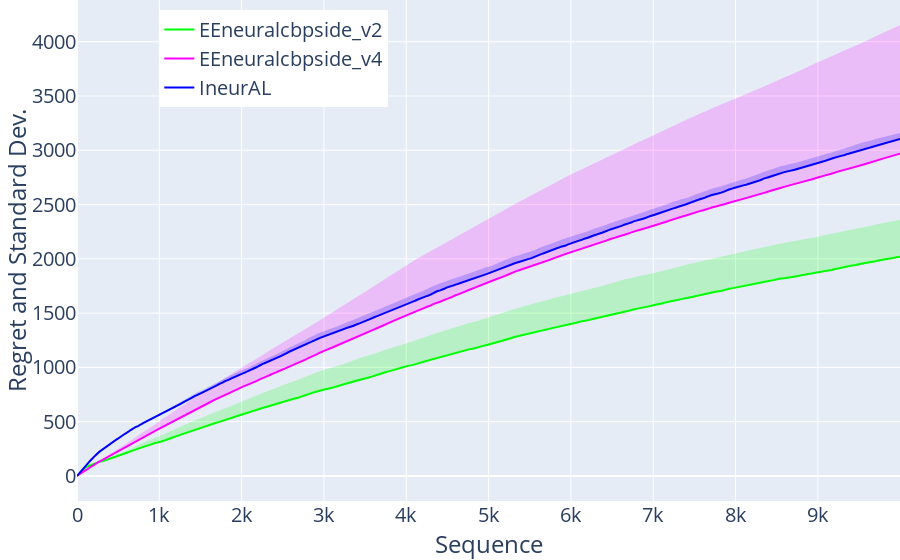

Notebook code cell kept with this figure:
### Code cell
horizon = 9999
context = 'MNIST'


# colors = [ [0,255,255], [0,0,255], [0,128,0], [128,0,255], [0,0,0], [0,0,0] ]

# labels = [    'neuralcbpside', 'randneuralcbpside',  'margin' , 'cesa', 'ineural' , 'random'] 



# colors = [  [0,255,255], [0,0,255], [0,128,0], [128,0,255], [150,0,50], [0,0,0] ]
# labels = [   'EEneuralcbpside',  'randneuralcbpside', 'random', 'random2', 'ineural' ] 
# legend_labels = [ 'EEneuralcbpside', 'Randneuralcbpside', 'e-greedy1', 'e-greedy2', 'IneurAL' , ] 

material = { 'EEneuralcbpside_v2':{'color':[0,255,0],'label': 'EEneuralcbpside_v2'},
             'EEneuralcbpside_v4':{'color':[255,0,255],'label': 'EEneuralcbpside_v4'},
             'ineural':{'color':[0,0,255],'label':'IneurAL'},  }

            # 'random2':{'color':[204,0,204],'label':'e-greedy'} 
            # 'random':{'color':[204,0,204],'label':'e-greedy'},
            #  'margin':{'color':[255,128,0],'label': 'Margin'},
            #  'cesa':{'color':[0,255,0],'label': 'Cesa'},

fig = go.Figure( )

final_regrets = []

for agent_name in material.keys():

    color, l_label = material[agent_name]['color'], material[agent_name]['label']

    r,g,b = color

    direct = './results/'
    n_folds = 25

    path = os.path.join(direct, 'case4_{}_{}_{}_{}.pkl.gz'.format(context,horizon,n_folds,agent_name) )
    result = loadall_results2(path, 12)
    result = result[1:]
    result = result.astype(np.float32)
    print(result)
    
    regret =  np.mean(result,0) 
    xcoords = np.arange(0,horizon,1).tolist()
    std =  np.std( result , 0 )
    upper_regret = regret + std

    # if agent_name == 'random2':
    #     fig.add_trace(go.Scatter(x=xcoords, y=regret, line=dict(color='rgb({},{},{})'.format(r,g,b),  dash=  'dot' ), mode='lines',  name=l_label,  showlegend=True )) 
    # else:
    fig.add_trace(go.Scatter(x=xcoords, y=regret, line=dict(color='rgb({},{},{})'.format(r,g,b),  dash=  'solid' ), mode='lines',  name=l_label,  showlegend=True )) 
    
    fig.add_trace(   go.Scatter( x=xcoords+xcoords[::-1], y=upper_regret.tolist()+regret.tolist()[::-1],  fill='toself', fillcolor='rgba({}, {}, {},0.2)'.format(r,g,b), 
                            line=dict(color='rgba(255,255,255,0)'),   hoverinfo="skip",  showlegend=False )   )

fig.update_layout(autosize=False,
                  xaxis_title="Sequence", yaxis_title="Regret and Standard Dev.",  margin=go.layout.Margin( l=0,   r=0,   b=0,    t=0, ),   
                  font=dict(size=20,),
                  legend= dict(yanchor="top",y=0.98,xanchor="left",x=0.1) )

# fig.update_yaxes( type="log" )
# fig.update_xaxes( type="log" )

# fig.update_layout( yaxis=dict(range=[0, 10000] ) )

fig.show()
# fig.write_image("./figures/case4.pdf" )

### Figure 1 — Plotly figure (JSON) as saved in the notebook; plotly's stock layout.template omitted (floating-point values rounded to 4 significant figures; data arrays with more than 128 entries replaced by an {"elided": "..."} marker saying what was removed)
{"data": [{"line": {"color": "rgb(0,255,0)", "dash": "solid"}, "mode": "lines", "name": "EEneuralcbpside_v2", "showlegend": true, "type": "scatter", "x": {"elided": "9999 int values"}, "y": {"elided": "9999 float values"}}, {"fill": "toself", "fillcolor": "rgba(0, 255, 0,0.2)", "hoverinfo": "skip", "line": {"color": "rgba(255,255,255,0)"}, "showlegend": false, "type": "scatter", "x": {"elided": "19998 int values"}, "y": {"elided": "19998 float values"}}, {"line": {"color": "rgb(255,0,255)", "dash": "solid"}, "mode": "lines", "name": "EEneuralcbpside_v4", "showlegend": true, "type": "scatter", "x": {"elided": "9999 int values"}, "y": {"elided": "9999 float values"}}, {"fill": "toself", "fillcolor": "rgba(255, 0, 255,0.2)", "hoverinfo": "skip", "line": {"color": "rgba(255,255,255,0)"}, "showlegend": false, "type": "scatter", "x": {"elided": "19998 int values"}, "y": {"elided": "19998 float values"}}, {"line": {"color": "rgb(0,0,255)", "dash": "solid"}, "mode": "lines", "name": "IneurAL", "showlegend": true, "type": "scatter", "x": {"elided": "9999 int values"}, "y": {"elided": "9999 float values"}}, {"fill": "toself", "fillcolor": "rgba(0, 0, 255,0.2)", "hoverinfo": "skip", "line": {"color": "rgba(255,255,255,0)"}, "showlegend": false, "type": "scatter", "x": {"elided": "19998 int values"}, "y": {"elided": "19998 float values"}}], "layout": {"autosize": false, "font": {"size": 20}, "legend": {"x": 0.1, "xanchor": "left", "y": 0.98, "yanchor": "top"}, "margin": {"b": 0, "l": 0, "r": 0, "t": 0}, "xaxis": {"title": {"text": "Sequence"}}, "yaxis": {"title": {"text": "Regret and Standard Dev."}}}}
